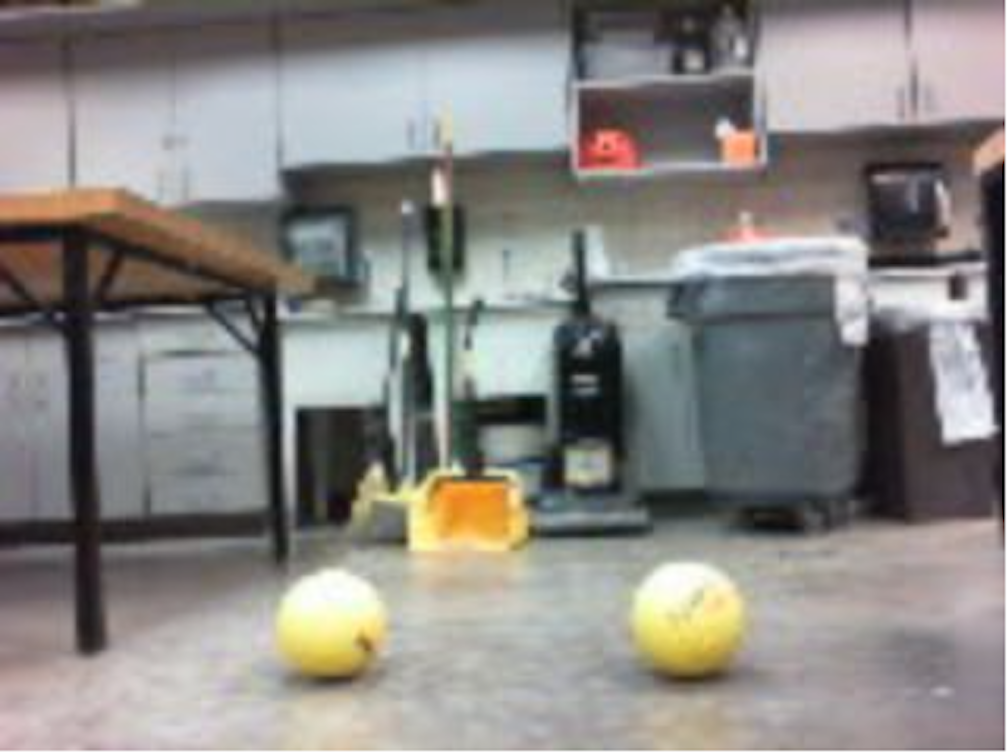
#> input picture from_robot.PNG, 1008 x 756 px
$ python experiment_values.py
#> lines starting #> are read from the running program, lines starting #| are printed output that depends on the picture; after the words box and inside, x2 and y2 are one past the last pixel; in counts of white or black regions, pixels touching at a corner belong together
import cv2
import time
import numpy as np
from scipy.spatial import distance
from means import mean_l_h, mean_l_s, mean_l_v, mean_u_h, mean_u_s, mean_u_v

'''
COMMENTED INSTRUCTIONS
In the imread() line, use the IMAGE_NAME variable
Then, run the program and press 'm' to predict the path
'''
#To find the predicted path, run the program and press 'm'
IMAGE_NAME = 'from_robot.PNG'
path_options = [(479.89423077, 325.51442308), (619.56692913, 251.41994751), (408.97231834, 343.41176471), (523.62751678, 226.62080537)]

def nothing(x):
    pass

cv2.namedWindow("Tracking")
cv2.createTrackbar("LH", "Tracking", 0, 255, nothing)
#> slider 'LH' is set to 51
cv2.createTrackbar("LS", "Tracking", 0, 255, nothing)
#> slider 'LS' is set to 51
cv2.createTrackbar("LV", "Tracking", 0, 255, nothing)
#> slider 'LV' is set to 51

cv2.createTrackbar("UH", "Tracking", 255, 255, nothing)
cv2.createTrackbar("US", "Tracking", 255, 255, nothing)
cv2.createTrackbar("UV", "Tracking", 255, 255, nothing)

while True:
    # reading image
    img = cv2.imread(IMAGE_NAME, 1)
#> img is the input picture: shape (756, 1008, 3); mean B, G, R 132.1, 135.5, 138
    hsv = cv2.cvtColor(img, cv2.COLOR_BGR2HSV)
#> hsv: shape (756, 1008, 3); mean H, S, V 81.2, 31.5, 143.2

    # what to do with each vid frame
    l_h = cv2.getTrackbarPos("LH", "Tracking")
    l_s = cv2.getTrackbarPos("LS", "Tracking")
    l_v = cv2.getTrackbarPos("LV", "Tracking")
    h_h = cv2.getTrackbarPos("UH", "Tracking")
    h_s = cv2.getTrackbarPos("US", "Tracking")
    h_v = cv2.getTrackbarPos("UV", "Tracking")

    # lower = np.array([mean_l_h, mean_l_s, mean_l_v])
    # upper = np.array([mean_u_h, mean_u_s, mean_u_v])

    lower = np.array([l_h, l_s, l_v])
    upper = np.array([h_h, h_s, h_v])

    mask = cv2.inRange(img, lower, upper)
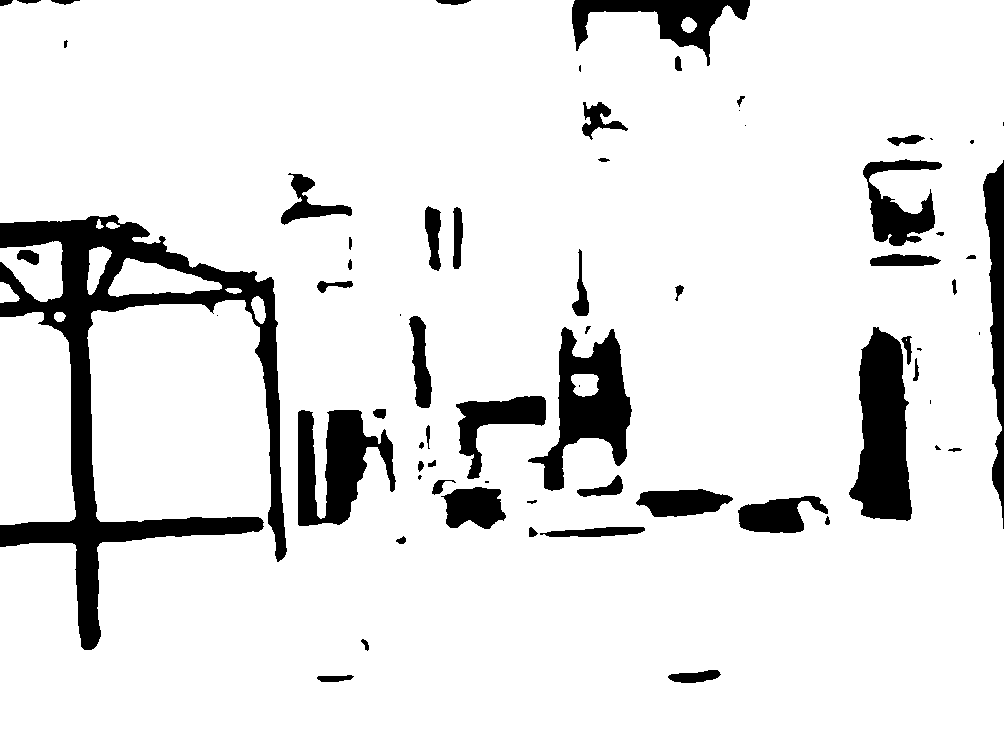
#> mask: shape (756, 1008); 89.6% white; 69 black regions (15 under 20 px), largest, box (x1, y1, x2, y2) and area: (0, 215, 287, 650) 27191, (849, 327, 912, 521) 8370, (528, 327, 632, 491) 7132

    kernel = np.ones((3,3), np.uint8)
    opening_img = cv2.morphologyEx(mask, cv2.MORPH_OPEN, kernel)
#> opening_img: shape (756, 1008); 89.6% white; 66 black regions (15 under 20 px), largest, box (x1, y1, x2, y2) and area: (0, 215, 287, 650) 27239, (849, 327, 912, 521) 8537, (528, 327, 632, 491) 7145

    points = cv2.findNonZero(mask)
#> points = contour of 683086 points, box (x1, y1, x2, y2) (0, 0, 1008, 756), area 936
    if cv2.countNonZero(mask)>0:
        avg = np.mean(points, axis=0)
#> avg = [[507.5, 378.3]]
    else:
        avg = None

    # displaying
    cv2.imshow('processed image', mask)
    k = cv2.waitKey(1)
#> (key q is pressed here)
    if k==ord('q'):
        break
    elif k==ord('p'):
        print(f'LH:{l_h} LS:{l_s} LV:{l_v} >>> UH:{h_h} US:{h_s} UV:{h_v}')
    elif k==ord('s'):
        print(f'shape: {mask.shape}')
    elif k==ord('m'):
        min_dist = -1
        index = -1
        for i in range(0,4):
            if distance.euclidean(path_options[i],avg)<min_dist or min_dist==-1:
                min_dist = distance.euclidean(path_options[i],avg)
                index = i
        print(f'Path # {index+1}')


cv2.destroyAllWindows()

'''
Obj1: mean=480.52324037 327.4873838  new mean: 479.89423077 325.51442308
Lh:0
Ls:224
Lv:237
Uh:40
Us:255
Uv:255

Obj2: mean=615.16331658 250.83417085  new mean=619.56692913 251.41994751
Lh:0
Ls:230
Lv:245
Uh:105
Us:255
Uv:255

Obj3: mean=409.30617284 342.99012346  new mean=408.97231834 343.41176471
Lh:0
Ls:232
Lv:242
Uh:85
Us:255
Uv:255

Obj4: mean=525.56470588 224.36470588  new mean=523.62751678 226.62080537
Lh:0
Ls:225
Lv:240
Uh:82
Us:255
Uv:255
'''

$ run again, with Capture.PNG copied over from_robot.PNG
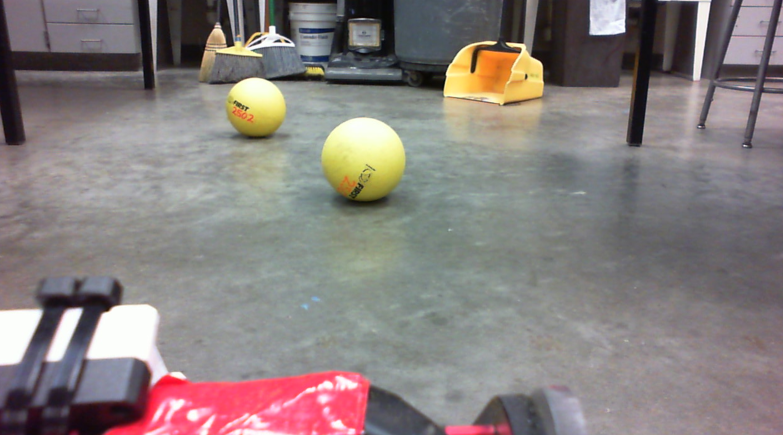
#> input picture Capture.PNG, 1566 x 870 px (shown at 1/2 size)
#> img is the input picture: shape (870, 1566, 3); mean B, G, R 126, 127.3, 135.5
#> hsv: shape (870, 1566, 3); mean H, S, V 93.7, 35.1, 140
#> `mask = cv2.inRange(img, lower, upper)`:
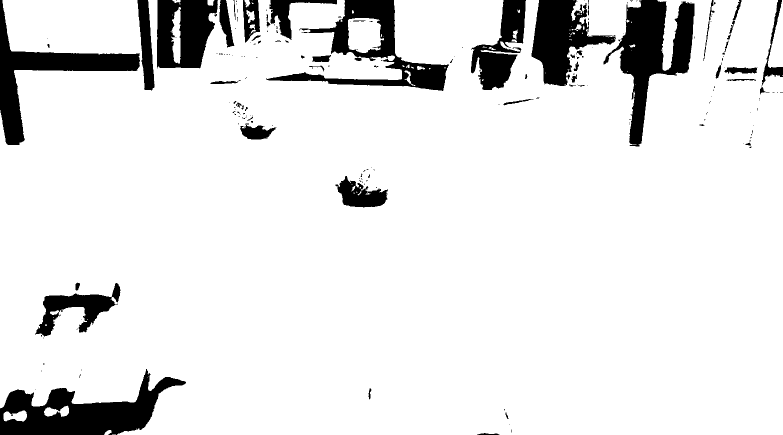
#> mask: shape (870, 1566) (shown at 1/2 size); 89.8% white; 202 black regions (146 under 20 px), largest, box (x1, y1, x2, y2) and area: (0, 738, 372, 870) 21960, (1207, 0, 1389, 293) 20526, (532, 0, 898, 182) 16776
#> `opening_img = cv2.morphologyEx(mask, cv2.MORPH_OPEN, kernel)`:
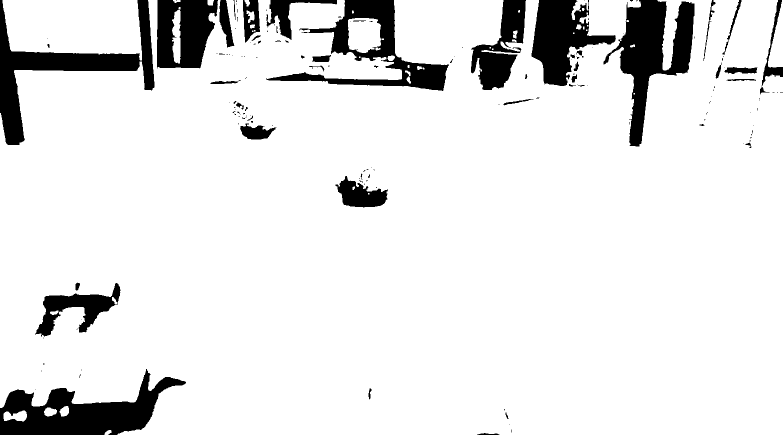
#> opening_img: shape (870, 1566) (shown at 1/2 size); 89.7% white; 158 black regions (108 under 20 px), largest, box (x1, y1, x2, y2) and area: (0, 738, 372, 870) 22032, (1207, 0, 1389, 293) 20688, (0, 0, 309, 290) 20322
#> points = contour of 1223504 points, box (x1, y1, x2, y2) (0, 0, 1566, 870), area 8087
#> avg = [[798.1, 455.7]]

$ run again, with Image from iOS (2).jpg saved as from_robot.PNG
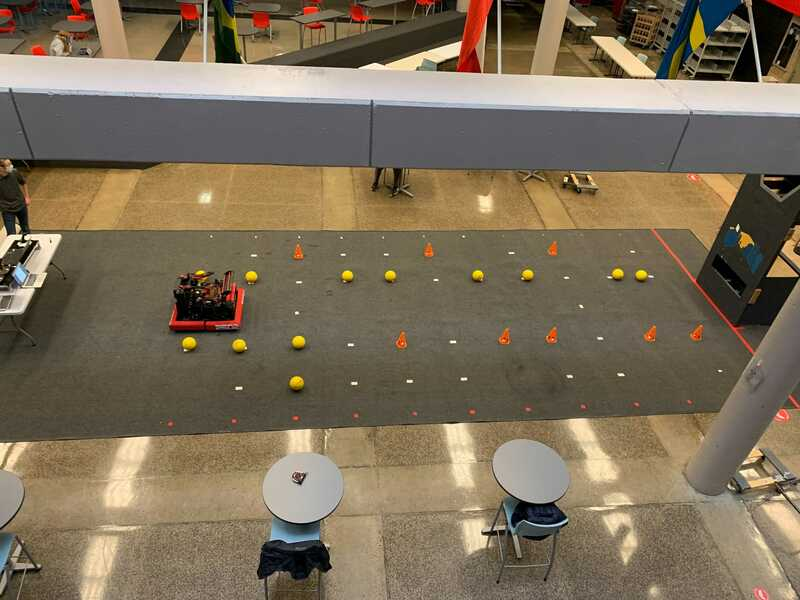
#> input picture Image from iOS (2).jpg, 800 x 600 px
#> img is the input picture: shape (600, 800, 3); mean B, G, R 88.9, 110.8, 124.7
#> hsv: shape (600, 800, 3); mean H, S, V 31.3, 80.3, 125.9
#> `mask = cv2.inRange(img, lower, upper)`:
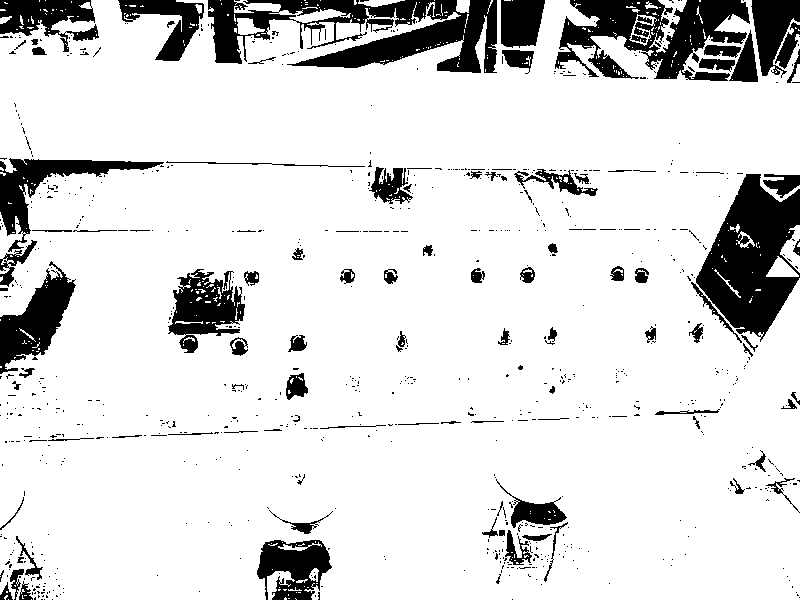
#> mask: shape (600, 800); 86.1% white; 812 black regions (704 under 20 px), largest, box (x1, y1, x2, y2) and area: (208, 0, 497, 73) 11126, (696, 174, 800, 342) 9813, (555, 0, 750, 81) 8273
#> `opening_img = cv2.morphologyEx(mask, cv2.MORPH_OPEN, kernel)`:
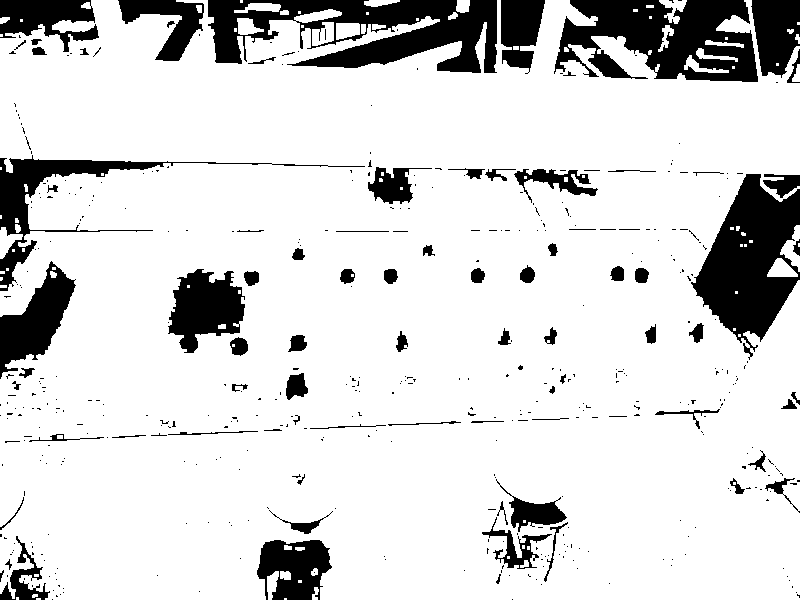
#> opening_img: shape (600, 800); 84.7% white; 469 black regions (388 under 20 px), largest, box (x1, y1, x2, y2) and area: (208, 0, 497, 73) 12012, (554, 0, 758, 82) 10949, (691, 174, 800, 360) 10645
#> points = contour of 413196 points, box (x1, y1, x2, y2) (0, 0, 800, 600), area 11486
#> avg = [[394.2, 318.1]]
